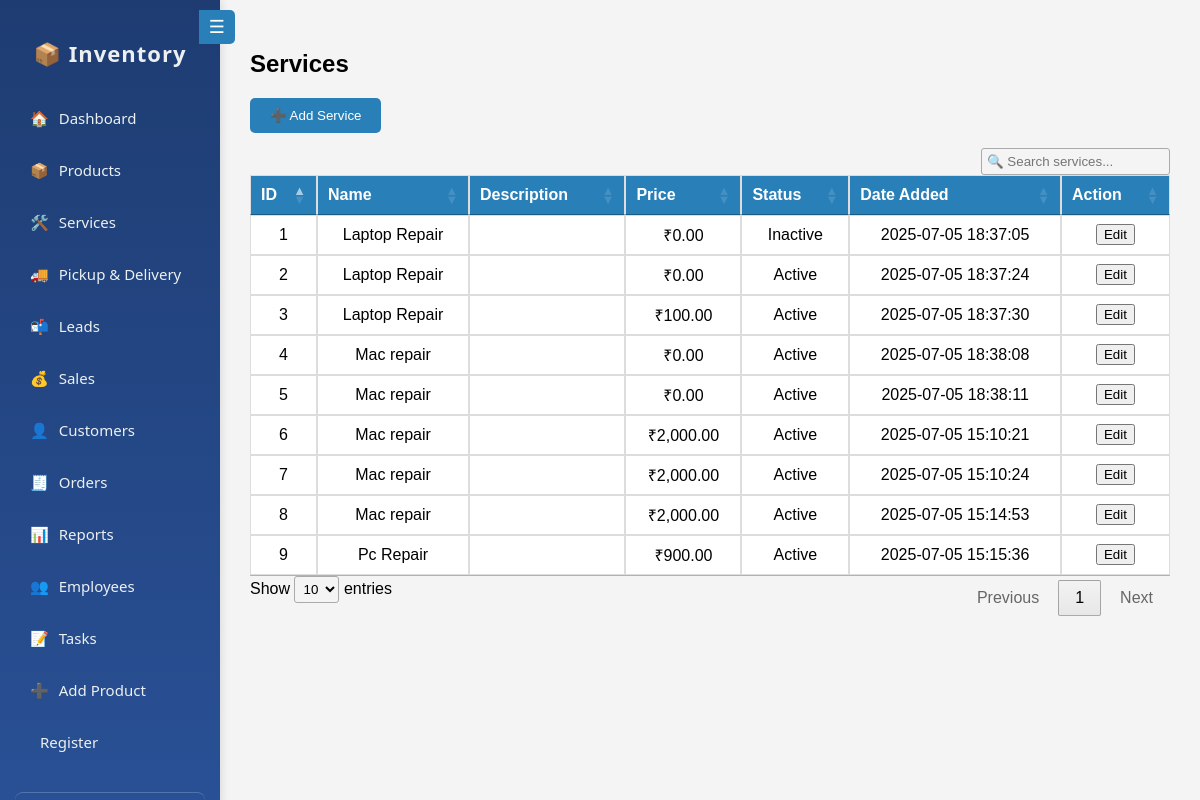
/services.php (signed in), run on the app's committed database.
### tables this page shows
CREATE TABLE `services` (
  `id` int(11) NOT NULL,
  `name` varchar(255) NOT NULL,
  `description` text DEFAULT NULL,
  `price` decimal(10,2) DEFAULT NULL,
  `is_active` tinyint(1) DEFAULT 1,
  `created_at` datetime DEFAULT current_timestamp()
);

### services.php (the view, shortened to what this page needs)
<?php
include 'components/connections.php';
$services = $conn->query("SELECT * FROM services ORDER BY id DESC");
?>
<!DOCTYPE html>
<html>
<head>
    <link rel="stylesheet" href="https://cdn.datatables.net/1.13.5/css/jquery.dataTables.min.css">
</head>
<body>
<div class="container">
    <?php include 'sidebar.php'; ?>
    <div class="main">
        <h2>Services</h2>
        <button class="add-btn" onclick="openAddPopup()">➕ Add Service</button>
        <table class="datatable" id="servicesTable">
            <thead>
                <tr>
                    <th>ID</th>
                    <th>Name</th>
                    <th>Description</th>
                    <th>Price</th>
                    <th>Status</th>
                    <th>Date Added</th>
                    <th>Action</th>
                </tr>
            </thead>
            <tbody>
                <?php while ($service = $services->fetch_assoc()): ?>
                    <tr>
                        <td><?= $service['id'] ?></td>
                        <td><?= htmlspecialchars($service['name']) ?></td>
                        <td><?= htmlspecialchars($service['description']) ?></td>
                        <td>₹<?= number_format($service['price'], 2) ?></td>
                        <td><?= $service['is_active'] ? 'Active' : 'Inactive' ?></td>
                        <td><?= $service['created_at'] ?></td>
                        <td><button class="edit-btn" onclick='openEditPopup(<?= json_encode($service) ?>)'>Edit</button></td>
                    </tr>
                <?php endwhile; ?>
            </tbody>
        </table>
    </div>
</div>
</body>
</html>

### services.php (style rules this page uses)
body { font-family: Arial, sans-serif; margin: 0; background: #f4f4f4; }
.container { display: flex; }
.main { flex: 1; padding: 20px; }
.add-btn { padding: 10px 20px; background: #2980b9; color: white; border: none; border-radius: 5px; margin-bottom: 15px; cursor: pointer; }
table { width: 100%; border-collapse: collapse; background: white; }
th, td { padding: 12px; text-align: center; border: 1px solid #ddd; }
th { background: #2980b9; color: white; }

### sidebar.php (style rules this page uses)
.main { margin-left: 220px; padding: 30px; transition: margin-left 0.3s ease; }

### data on the page
services: id "9", name "Pc Repair", price "900.00", is_active "Active", created_at "2025-07-05 15:15:36"
services: id "8", name "Mac repair", price "2,000.00", is_active "Active", created_at "2025-07-05 15:14:53"
services: id "7", name "Mac repair", price "2,000.00", is_active "Active", created_at "2025-07-05 15:10:24"
services: id "6", name "Mac repair", price "2,000.00", is_active "Active", created_at "2025-07-05 15:10:21"
services: id "5", name "Mac repair", price "0.00", is_active "Active", created_at "2025-07-05 18:38:11"
services: id "4", name "Mac repair", price "0.00", is_active "Active", created_at "2025-07-05 18:38:08"
services: id "3", name "Laptop Repair", price "100.00", is_active "Active", created_at "2025-07-05 18:37:30"
services: id "2", name "Laptop Repair", price "0.00", is_active "Active", created_at "2025-07-05 18:37:24"
services: id "1", name "Laptop Repair", price "0.00", is_active "Inactive", created_at "2025-07-05 18:37:05"
